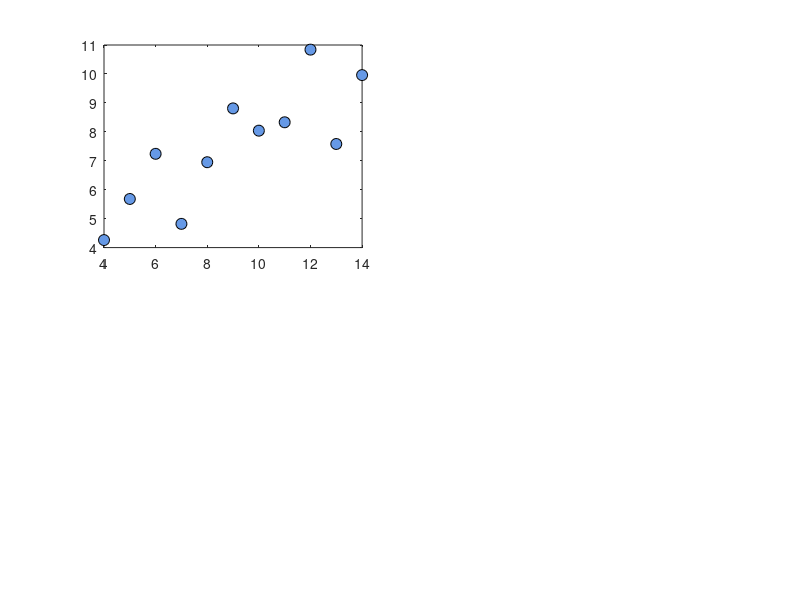

Here is the MATLAB script that generated this plot: (Note: this script raises an error after producing the figure.)
%% Spearman Correlation and Fisher-Z									
%% Anscobe's Quartet
anscombe = [
  % series 1    series 2    series 3     series 4
    10  8.04    10  9.14    10  7.46     8  6.58;
     8  6.95     8  8.14     8  6.77     8  5.76;
    13  7.58    13  8.76    13 12.74     8  7.71;
     9  8.81     9  8.77     9  7.11     8  8.84;
    11  8.33    11  9.26    11  7.81     8  8.47;
    14  9.96    14  8.10    14  8.84     8  7.04;
     6  7.24     6  6.13     6  6.08     8  5.25;
     4  4.26     4  3.10     4  5.39     8  5.56;
    12 10.84    12  9.13    12  8.15     8  7.91;
     7  4.82     7  7.26     7  6.42     8  6.89;
     5  5.68     5  4.74     5  5.73    19 12.50;
    ];

% Plot and compute correlations
figure(1)
for i=1:4
    subplot(2,2,i)
    plot(anscombe(:,(i-1)*2+1),anscombe(:,(i-1)*2+2),'ko','markersize',8,'markerfacecolor',[.4 .6 .9])
    h = lsline;
    set(h,'linew',2,'color',[.6 .8 .9])
    axis square
    set(gca,'xtick',[],'ytick',[])
    corr_p = corr(anscombe(:,(i-1)*2+1),anscombe(:,(i-1)*2+2),'type','p');
    corr_s = corr(anscombe(:,(i-1)*2+1),anscombe(:,(i-1)*2+2),'type','s');
    title([ 'r_p = ' num2str(round(corr_p*100)/100) ';   r_s = ' num2str(round(corr_s*100)/100) ])
end

%% Fisher-Z transform
% Simulate correlation coefficients
N = 10000;
r = 2*rand(N,1) - 1;

% Fisher-Z
fz = atanh(r);

figure(2)
subplot(5,1,2:4), hold on
% Overlay the Fisher-Z
[y,x] = histcounts(fz,30);
x = (x(2:end)+x(1:end-1))/2;
h = bar(x,y);
set(h,'FaceColor','r','FAceAlpha',.5)

% Raw correlations
[y,x] = histcounts(r,30);
x = (x(2:end)+x(1:end-1))/2;
h = bar(x,y);
set(h,'FaceColor','b','FAceAlpha',.5)

set(gca,'xlim',[-1 1]*4,'yticklabel',[])
xlabel('r / f')
ylabel('Count')
legend({'Fisher-Z';'Raw r'})

%%
figure(3), hold on
plot(1:N,sort(r),'o','markerfacecolor','w','markersize',7)
plot(1:N,sort(fz),'o','markerfacecolor','w','markersize',7)
box off
set(gca,'xlim',[-5 N+5],'XTickLabel',[],'ylim',[-1 1]*5.5)
ylabel('Value')
legend('Correlation','Fisher-Z','box','off')

% zoom in
% set(gca,'ylim',[-1 1]*.8)

%% end.